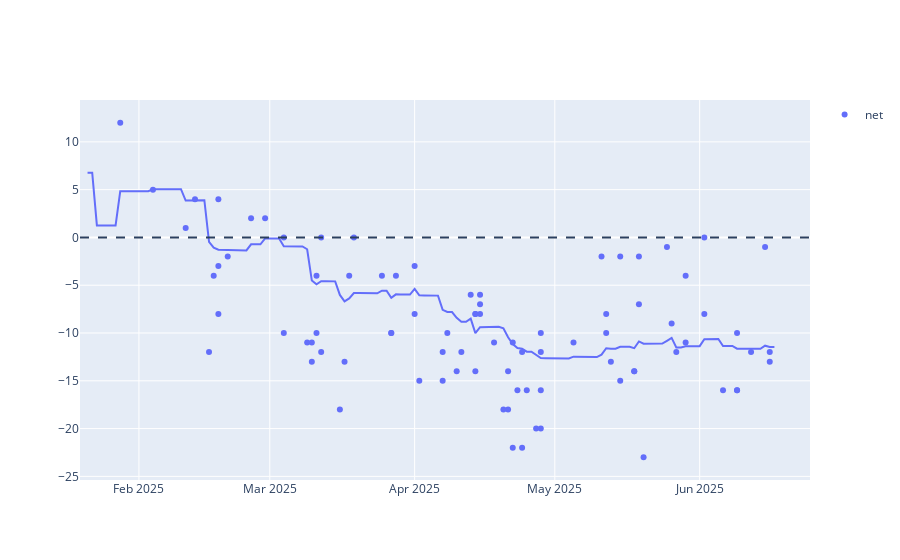

Notebook code for this chart:
### Code cell
line = px.line(x=approval_avg_econ['Date'], y=approval_avg_econ['approve_mean'] - approval_avg_econ['disapprove_mean'])
scatter = px.scatter(polls_df_econ[polls_df_econ['end_date'] >= pd.to_datetime('2025-01-24')], x='end_date', y=['net'])
fig = go.Figure(data=line.data + scatter.data)
fig.add_hline(y=0, line_dash='dash')
fig.show()

### Figure 1 — Plotly figure (JSON) as saved in the notebook; plotly's stock layout.template omitted (floating-point values rounded to 4 significant figures; data arrays with more than 128 entries replaced by an {"elided": "..."} marker saying what was removed)
{"data": [{"hovertemplate": "x=%{x}<br>y=%{y}<extra></extra>", "legendgroup": "", "line": {"color": "#636efa", "dash": "solid"}, "marker": {"symbol": "circle"}, "mode": "lines", "name": "", "orientation": "v", "showlegend": false, "type": "scatter", "x": {"elided": "148 str values"}, "xaxis": "x", "y": {"elided": "148 float values"}, "yaxis": "y"}, {"hovertemplate": "variable=net<br>end_date=%{x}<br>value=%{y}<extra></extra>", "legendgroup": "net", "marker": {"color": "#636efa", "symbol": "circle"}, "mode": "markers", "name": "net", "orientation": "v", "showlegend": true, "type": "scatter", "x": ["2025-04-15T00:00:00", "2025-04-15T00:00:00", "2025-04-01T00:00:00", "2025-03-28T00:00:00", "2025-03-25T00:00:00", "2025-03-18T00:00:00", "2025-03-11T00:00:00", "2025-03-04T00:00:00", "2025-02-28T00:00:00", "2025-02-25T00:00:00", "2025-02-18T00:00:00", "2025-02-11T00:00:00", "2025-02-04T00:00:00", "2025-01-28T00:00:00", "2025-04-08T00:00:00", "2025-04-11T00:00:00", "2025-04-22T00:00:00", "2025-04-25T00:00:00", "2025-04-28T00:00:00", "2025-04-28T00:00:00", "2025-05-05T00:00:00", "2025-05-12T00:00:00", "2025-05-19T00:00:00", "2025-05-26T00:00:00", "2025-06-02T00:00:00", "2025-06-06T00:00:00", "2025-06-09T00:00:00", "2025-06-16T00:00:00", "2025-04-02T00:00:00", "2025-03-12T00:00:00", "2025-03-04T00:00:00", "2025-02-18T00:00:00", "2025-02-18T00:00:00", "2025-04-21T00:00:00", "2025-04-22T00:00:00", "2025-04-27T00:00:00", "2025-05-13T00:00:00", "2025-05-18T00:00:00", "2025-06-16T00:00:00", "2025-05-11T00:00:00", "2025-05-19T00:00:00", "2025-05-25T00:00:00", "2025-06-02T00:00:00", "2025-06-15T00:00:00", "2025-03-27T00:00:00", "2025-02-20T00:00:00", "2025-04-07T00:00:00", "2025-04-10T00:00:00", "2025-05-15T00:00:00", "2025-06-12T00:00:00", "2025-03-10T00:00:00", "2025-02-17T00:00:00", "2025-04-07T00:00:00", "2025-06-09T00:00:00", "2025-04-14T00:00:00", "2025-03-12T00:00:00", "2025-05-27T00:00:00", "2025-03-19T00:00:00", "2025-05-29T00:00:00", "2025-02-13T00:00:00", "2025-04-14T00:00:00", "2025-05-12T00:00:00", "2025-03-09T00:00:00", "2025-04-24T00:00:00", "2025-04-28T00:00:00", "2025-05-18T00:00:00", "2025-06-09T00:00:00", "2025-03-11T00:00:00", "2025-04-13T00:00:00", "2025-03-10T00:00:00", "2025-04-28T00:00:00", "2025-03-16T00:00:00", "2025-02-16T00:00:00", "2025-03-17T00:00:00", "2025-04-21T00:00:00", "2025-05-15T00:00:00", "2025-04-14T00:00:00", "2025-04-23T00:00:00", "2025-04-24T00:00:00", "2025-04-01T00:00:00", "2025-05-29T00:00:00", "2025-04-15T00:00:00", "2025-04-20T00:00:00", "2025-05-20T00:00:00", "2025-03-27T00:00:00", "2025-04-18T00:00:00"], "xaxis": "x", "y": [-6, -7, -3, -4, -4, -4, -4, 0, 2, 2, 4, 1, 5, 12, -10, -12, -11, -16, -10, -20, -11, -8, -7, -9, -8, -16, -10, -12, -15, -12, -10, -3, -8, -14, -22, -20, -13, -14, -13, -2, -2, -1, 0, -1, -10, -2, -12, -14, -2, -12, -13, -4, -15, -16, -14, 0, -12, 0, -11, 4, -8, -10, -11, -22, -16, -14, -16, -10, -6, -11, -12, -18, -12, -13, -18, -15, -8, -16, -12, -8, -4, -8, -18, -23, -10, -11], "yaxis": "y"}], "layout": {"shapes": [{"line": {"dash": "dash"}, "type": "line", "x0": 0, "x1": 1, "xref": "x domain", "y0": 0, "y1": 0, "yref": "y"}]}}
